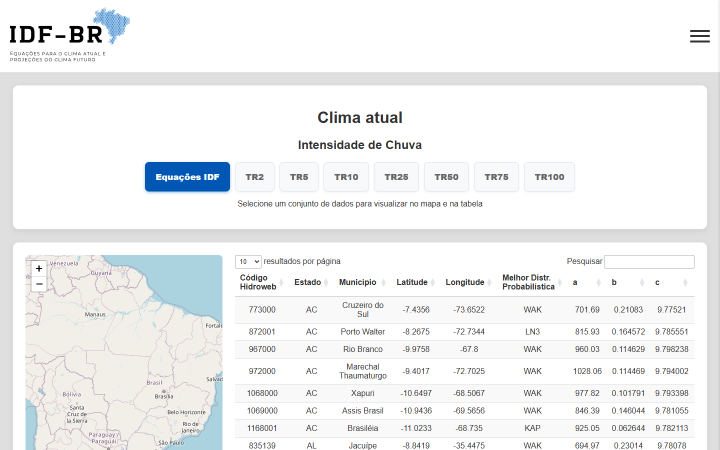
#> input picture docs/design/assets-reais/idf-br-ferramenta-1440.png, 1440 x 900 px (shown at 1/2 size)
$ python gerar-imagens.py
#> lines starting #> are read from the running program, lines starting #| are printed output that depends on the picture
#!/usr/bin/env python
"""Gera as imagens otimizadas de assets/img/ a partir das originais em
docs/design/assets-reais/. Reprodutivel: rode de novo sempre que as
originais mudarem. As originais nunca sao alteradas; nenhuma imagem e
recolorida, so redimensionada e reencodada."""
import os
import argparse
import shutil
from PIL import Image

ROOT = os.path.dirname(os.path.dirname(os.path.dirname(os.path.dirname(os.path.abspath(__file__)))))
SRC = os.path.join(ROOT, "docs", "design", "assets-reais")
OUT = os.path.join(ROOT, "assets", "img")
QUALITY = 90

# (caminho de origem relativo a SRC, subpasta de saida ("" = raiz de OUT),
#  nome base de saida, larguras, formato de fallback)
JOBS = [
    ("idf-br-ferramenta-1440.png", "", "idf-br-ferramenta", [480, 820, 1440], "png"),
    ("idf-br-futuro-1440.png", "", "idf-br-futuro", [600, 1200], "png"),
    ("dvo-1440.png", "", "dvo", [480, 760, 1440], "png"),
    ("ciere-1440.png", "", "ciere", [960, 1440], "png"),
    ("ciere-mobile-390.png", "", "ciere-mobile", [230, 460], "png"),
    ("vivencias/hut8-equipe.jpg", "vivencias", "hut8-equipe", [400, 800], "jpg"),
    ("vivencias/hut8-evento.jpg", "vivencias", "hut8-evento", [400, 800], "jpg"),
    ("vivencias/nip-ufmg.jpg", "vivencias", "nip-ufmg", [400, 800], "jpg"),
    ("vivencias/nip-conabreh-inteira.jpg", "vivencias", "nip-conabreh-inteira", [400, 800, 1200, 1600], "jpg"),
    ("sobre/retrato.jpg", "sobre", "retrato", [210, 384], "jpg"),
    ("quantum/qml_classificacao_pca_completo1-01.png", "quantum", "qml-dados", ["natural"], "png"),
    ("quantum/qml_classificacao_pca_completo1-03.png", "quantum", "qml-representacao", ["natural"], "png"),
    ("quantum/qml_classificacao_pca_completo1-05.png", "quantum", "qml-featuremap", ["natural"], "png"),
    ("quantum/qml_classificacao_pca_completo1-07.png", "quantum", "qml-kernel", ["natural"], "png"),
    ("quantum/qml_classificacao_pca_completo1-09.png", "quantum", "qml-resultado", ["natural"], "png"),
]


def resized(im, width):
    if width == "natural" or width == im.width:
        return im, im.width, im.height
    height = round(im.height * (width / im.width))
    return im.resize((width, height), Image.LANCZOS), width, height


def main():
    parser = argparse.ArgumentParser(description=__doc__)
    parser.add_argument("--photos", action="store_true", help="Gera so fotos de vivencias e sobre.")
    args = parser.parse_args()
    manifest = []
    for rel_src, subdir, basename, widths, fallback_fmt in JOBS:
        is_photo = subdir in ("vivencias", "sobre")
        if args.photos and not is_photo:
            continue
        src_path = os.path.join(SRC, rel_src)
        im = Image.open(src_path)
#> im is the input picture: PIL image 1440x900 RGB; mean R, G, B 240.8, 242, 242.7
        if is_photo and any(w > im.width for w in widths):
            raise ValueError(f"{rel_src}: candidato maior que a fonte real ({im.width}px)")
        if im.mode not in ("RGB", "RGBA"):
            im = im.convert("RGBA" if "A" in im.mode else "RGB")

        out_dir = os.path.join(OUT, subdir) if subdir else OUT
        os.makedirs(out_dir, exist_ok=True)

        max_width = im.width if widths == ["natural"] else max(widths)
#> max_width = 1440
        for w in widths:
            resampled, actual_w, actual_h = resized(im, w)
            suffix = "" if w == "natural" else f"-{w}"
            webp_path = os.path.join(out_dir, f"{basename}{suffix}.webp")
            save_im = resampled if resampled.mode != "RGBA" or fallback_fmt != "jpg" else resampled.convert("RGB")
            save_im.save(webp_path, "WEBP", quality=QUALITY, method=6)
            manifest.append((webp_path, actual_w, actual_h))

            # JPEG responsivo; na largura nativa preserva o original, sem
            # uma segunda compressao com perda ou aumento artificial.
            if is_photo:
                jpg_path = os.path.join(out_dir, f"{basename}-{w}.jpg")
                if w == im.width:
                    shutil.copyfile(src_path, jpg_path)
                else:
                    save_im.convert("RGB").save(jpg_path, "JPEG", quality=94)
                manifest.append((jpg_path, actual_w, actual_h))
#> this loop made 3 passes
#> (actual_w, actual_h) on passes 1 to 3: (480, 300), (820, 512), (1440, 900)
#> pass 1, in main, `resampled, actual_w, actual_h = resized(im, w)`:
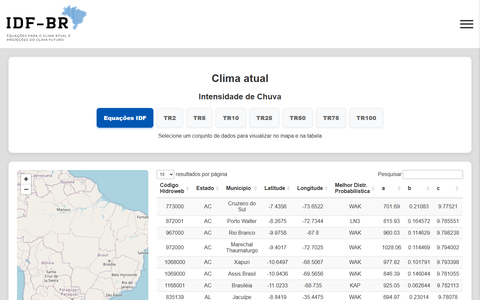
#> resampled: PIL image 480x300 RGB; mean R, G, B 240.5, 241.8, 242.4
#> pass 2, in main, `resampled, actual_w, actual_h = resized(im, w)`:
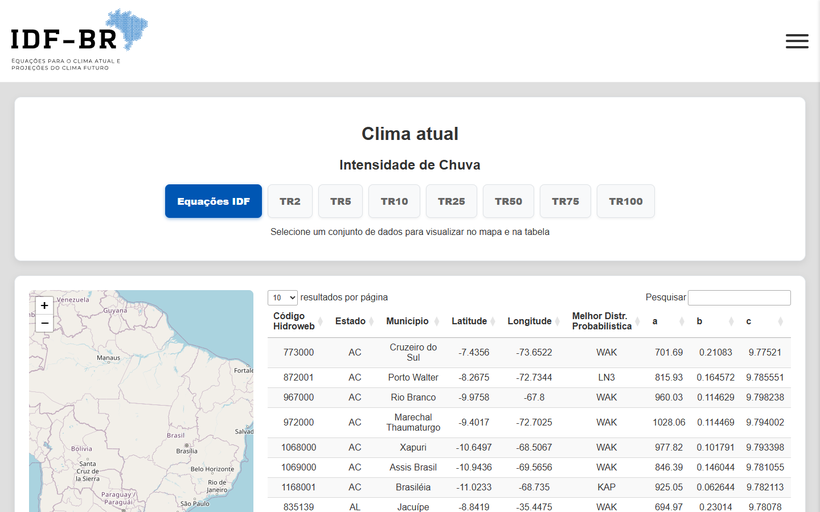
#> resampled: PIL image 820x512 RGB; mean R, G, B 240.5, 241.7, 242.4
#> after the loop, manifest = 3 items

        if is_photo:
            continue

        # Fallback no formato original, na maior largura da lista.
        fallback_im, fw, fh = resized(im, max_width if widths != ["natural"] else "natural")
#> fw = 1440; fh = 900
        fallback_suffix = "" if widths == ["natural"] else f"-{max_width}"
#> fallback_suffix = '-1440'
        fallback_path = os.path.join(out_dir, f"{basename}{fallback_suffix}.{fallback_fmt}")
        if fallback_fmt == "jpg":
            fallback_im = fallback_im.convert("RGB")
            fallback_im.save(fallback_path, "JPEG", quality=94)
        else:
            fallback_im.save(fallback_path, "PNG", optimize=True)
        manifest.append((fallback_path, fw, fh))
#> pass 2 of the loop in main, `for rel_src, subdir, basename, widths, fallback_fmt in JOBS:`:
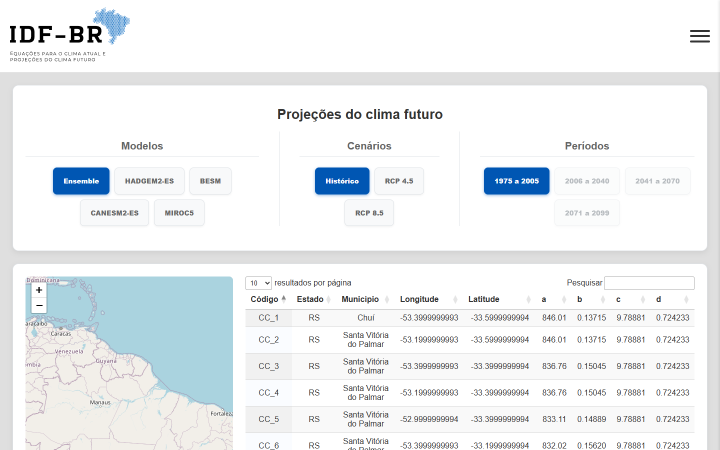
#> input picture docs/design/assets-reais/idf-br-futuro-1440.png, 1440 x 900 px (shown at 1/2 size)
#> in main, im is the input picture: PIL image 1440x900 RGB; mean R, G, B 237.2, 240.4, 242.4
#> the loop in main, `for w in widths:` made 2 passes
#> (actual_w, actual_h) on passes 1 to 2: (600, 375), (1200, 750)
#> pass 1, in main, `resampled, actual_w, actual_h = resized(im, w)`:
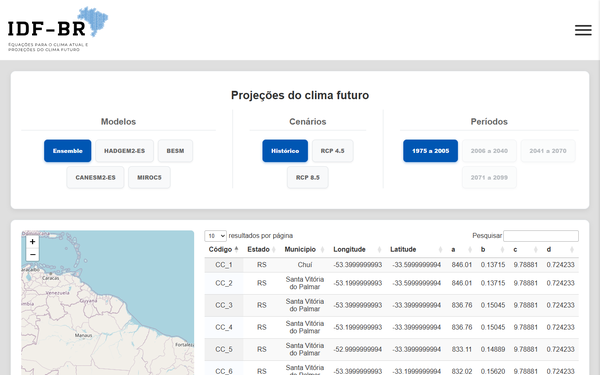
#> resampled: PIL image 600x375 RGB; mean R, G, B 237, 240.2, 242.1
#> after the loop in main, `for w in widths:`: manifest = 6 items
#> fw = 1200; fh = 750
#> pass 3 of the loop in main, `for rel_src, subdir, basename, widths, fallback_fmt in JOBS:`:
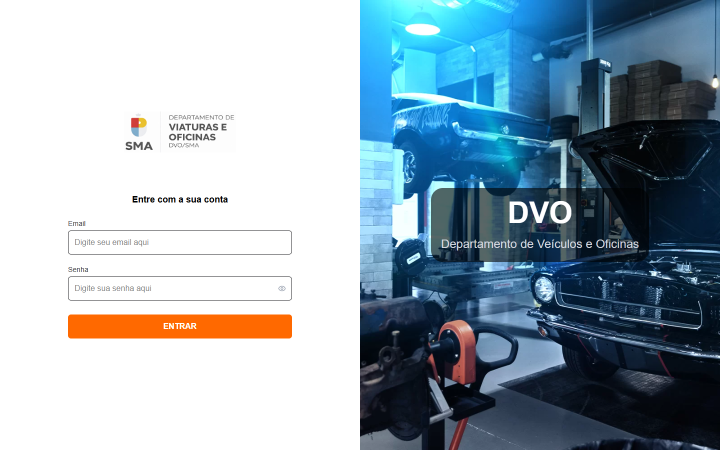
#> input picture docs/design/assets-reais/dvo-1440.png, 1440 x 900 px (shown at 1/2 size)
#> in main, im is the input picture: PIL image 1440x900 RGB; mean R, G, B 149.4, 167.1, 178.8
#> the loop in main, `for w in widths:` made 3 passes
#> (actual_w, actual_h) on passes 1 to 3: (480, 300), (760, 475), (1440, 900)
#> pass 1, in main, `resampled, actual_w, actual_h = resized(im, w)`:
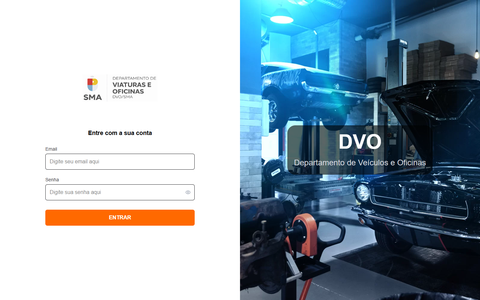
#> resampled: PIL image 480x300 RGB; mean R, G, B 149.4, 167, 178.7
#> pass 2, in main, `resampled, actual_w, actual_h = resized(im, w)`:
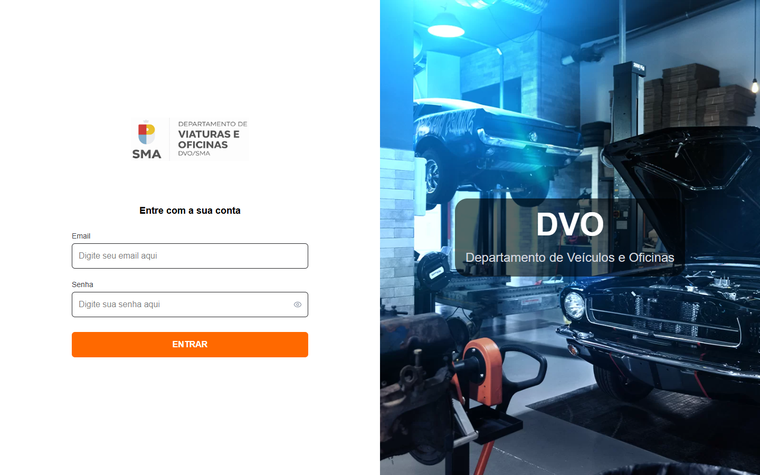
#> resampled: PIL image 760x475 RGB; mean R, G, B 149.3, 167, 178.7
#> after the loop in main, `for w in widths:`: manifest = 10 items
#> fw = 1440; fh = 900
#> the loop made 7 passes; the first 3 are shown

    for path, w, h in manifest:
        print(f"{os.path.relpath(path, ROOT)}\t{w}x{h}\t{os.path.getsize(path)}B")


if __name__ == "__main__":
#> (the run stopped early here; a loop or call above may not have finished)
